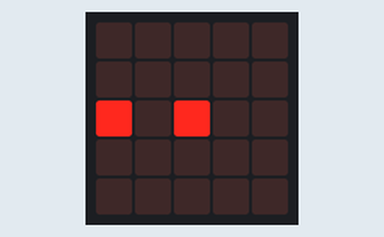
Recording of a program running on a simulated Calliope mini (MakeCode). Shown: the board's 5×5 LED display.

Above: at 0.1 s.
At 0.6 s:
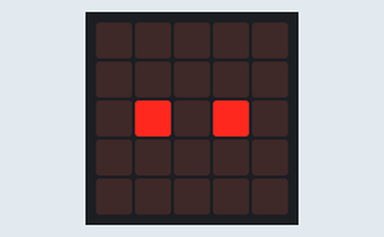
At 1.1 s:
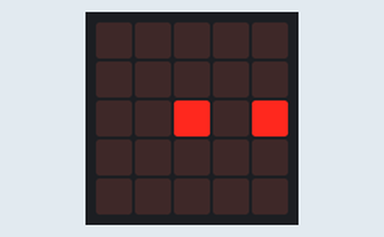

The program:

main.ts
```typescript
basic.forever(function () {
    for (let Index = 0; Index <= 2; Index++) {
        led.plot(Index, 2)
        led.plot(Index + 2, 2)
        basic.pause(500)
        led.unplot(Index, 2)
        led.unplot(Index + 2, 2)
    }
    basic.showLeds(`
        . . . . .
        . . . . .
        . . # . #
        . . . . .
        . . . . .
        `)
    basic.showLeds(`
        . . . . .
        . . . . .
        . # . # .
        . . . . .
        . . . . .
        `)
    basic.showLeds(`
        . . . . .
        . . . . .
        # . # . .
        . . . . .
        . . . . .
        `)
})
```

test.ts
```typescript
// Hier kann man Tests durchführen; diese Datei wird nicht kompiliert, wenn dieses Paket als Erweiterung verwendet wird.
```

Measured:
- by itself, everything shown: repeats every 2.7 s, in 4 steps
- what the display in image 1 shows lasts 0.5 s, from 0.5 s to 1.0 s
- what the display in image 2 shows lasts 0.9 s, from 1.0 s to 1.9 s
